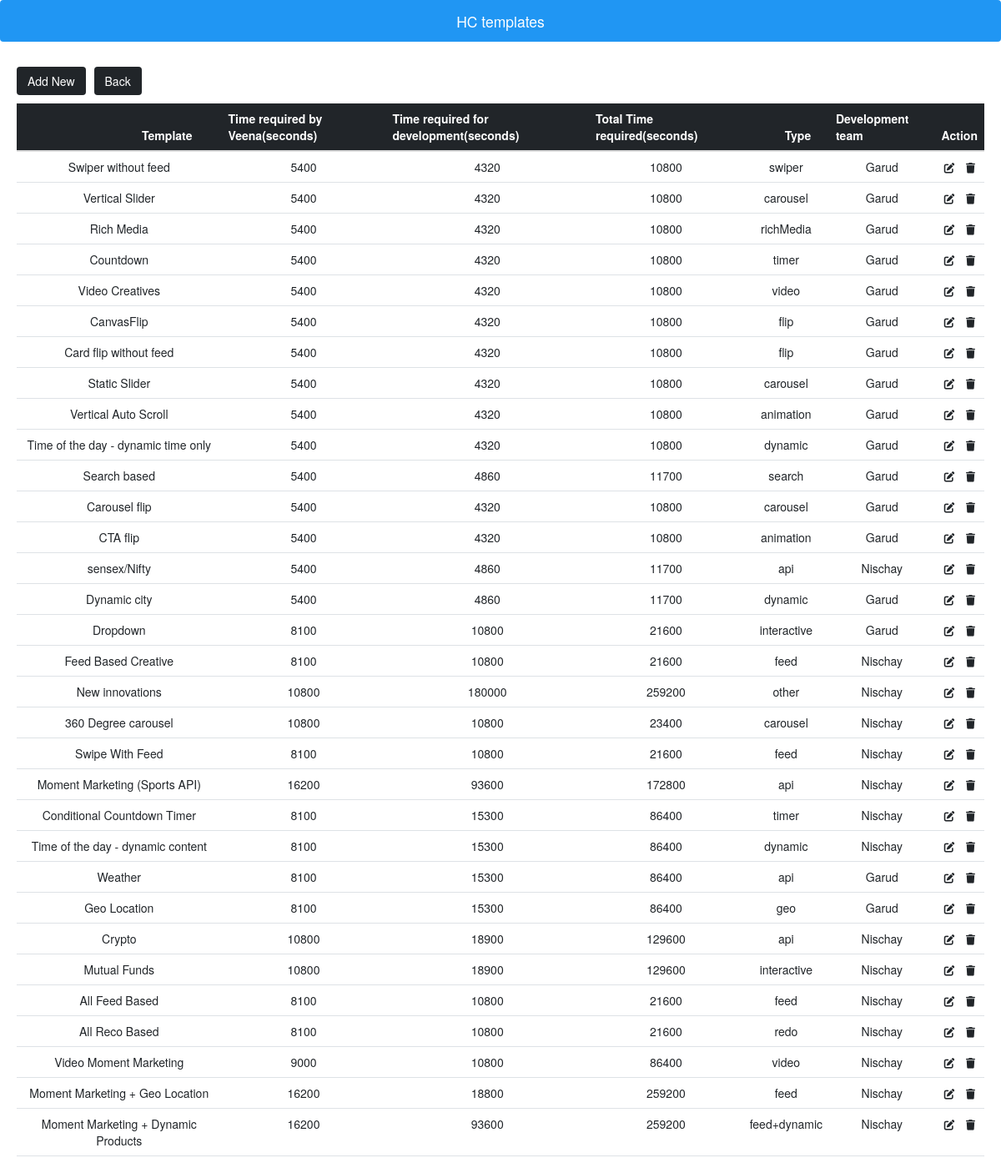
The app's page /tracker_update/index.php with its own data.
### tables this page shows
CREATE TABLE `hc_templates` (
  `sno` int(11) NOT NULL,
  `template` varchar(255) NOT NULL,
  `time_req_veena` int(100) NOT NULL,
  `time_req_dev` int(11) NOT NULL,
  `time_req` int(100) NOT NULL,
  `type` varchar(255) NOT NULL,
  `development_assign` varchar(100) NOT NULL
);

### tracker_update/index.php (the view, shortened to what this page needs)
<!DOCTYPE html>
<html lang="en">
<head>
<link href="https://cdn.jsdelivr.net/npm/bootstrap@5.2.1/dist/css/bootstrap.min.css" rel="stylesheet">
<link rel="stylesheet" href="https://cdnjs.cloudflare.com/ajax/libs/font-awesome/6.2.0/css/all.min.css" />
</head>
<body>
<nav class="navbar navbar-light justify-content-center fs-3 mb-5" style="background-color:#2096f3;color:#fff">
HC templates
</nav>
<div style="margin:0 20px ">
    <a href="add_new.php" class="btn btn-dark mb-3">Add New</a><a href="../admin.php" style="margin-left:10px;" class="btn btn-dark mb-3">Back</a>
    <table class="table table-hover text-center">
  <thead class="table-dark">
    <tr>
      <th style="padding-left:150px">Template</th>
      <th>Time required by Veena(seconds)</th>
      <th>Time required for development(seconds)</th>
      <th>Total Time required(seconds)</th>
      <th style="padding-left:50px">Type</th>
      <th>Development team</th>
      <th>Action</th>
    </tr>
  </thead>
  <tbody>
    <?php
    include "../conn.php";
        $sql="SELECT * FROM `hc_templates`";
        $result=mysqli_query($connectDB,$sql);
        while($row=mysqli_fetch_assoc($result)){
            ?>
      <tr>
       <td><?php echo $row['template']?></td>
       <td><?php echo $row['time_req_veena']?></td>
       <td><?php echo $row['time_req_dev']?></td>
       <td><?php echo $row['time_req']?></td>
       <td><?php echo $row['type']?></td>
       <td><?php echo $row['development_assign']?></td>
      <td>
        <a href="edit.php?sno=<?php  echo $row['sno']?>" class="link-dark"><i class="fa-solid fa-pen-to-square fs-5 me-3"></i></a>
        <a href="delete.php?sno=<?php  echo $row['sno']?>" class="link-dark"><i class="fa-solid fa-trash fs-5"></i></a>
      </td>
    </tr>
    <?php
        }
    ?>
  </tbody>
</table>
</div>
</body>
</html>

### records on screen
hc_templates: template "Swiper without feed", time_req_veena "5400", time_req_dev "4320", time_req "10800", type "swiper", development_assign "Garud"
hc_templates: template "Vertical Slider", time_req_veena "5400", time_req_dev "4320", time_req "10800", type "carousel", development_assign "Garud"
hc_templates: template "Rich Media", time_req_veena "5400", time_req_dev "4320", time_req "10800", type "richMedia", development_assign "Garud"
hc_templates: template "Countdown", time_req_veena "5400", time_req_dev "4320", time_req "10800", type "timer", development_assign "Garud"
hc_templates: template "Video Creatives", time_req_veena "5400", time_req_dev "4320", time_req "10800", type "video", development_assign "Garud"
hc_templates: template "CanvasFlip", time_req_veena "5400", time_req_dev "4320", time_req "10800", type "flip", development_assign "Garud"
hc_templates: template "Card flip without feed", time_req_veena "5400", time_req_dev "4320", time_req "10800", type "flip", development_assign "Garud"
hc_templates: template "Static Slider", time_req_veena "5400", time_req_dev "4320", time_req "10800", type "carousel", development_assign "Garud"
hc_templates: template "Vertical Auto Scroll", time_req_veena "5400", time_req_dev "4320", time_req "10800", type "animation", development_assign "Garud"
hc_templates: template "Time of the day - dynamic time only", time_req_veena "5400", time_req_dev "4320", time_req "10800", type "dynamic", development_assign "Garud"
hc_templates: template "Search based", time_req_veena "5400", time_req_dev "4860", time_req "11700", type "search", development_assign "Garud"
hc_templates: template "Carousel flip", time_req_veena "5400", time_req_dev "4320", time_req "10800", type "carousel", development_assign "Garud"
hc_templates: template "CTA flip", time_req_veena "5400", time_req_dev "4320", time_req "10800", type "animation", development_assign "Garud"
hc_templates: template "sensex/Nifty", time_req_veena "5400", time_req_dev "4860", time_req "11700", type "api", development_assign "Nischay"
hc_templates: template "Dynamic city", time_req_veena "5400", time_req_dev "4860", time_req "11700", type "dynamic", development_assign "Garud"
hc_templates: template "Dropdown", time_req_veena "8100", time_req_dev "10800", time_req "21600", type "interactive", development_assign "Garud"
hc_templates: template "Feed Based Creative", time_req_veena "8100", time_req_dev "10800", time_req "21600", type "feed", development_assign "Nischay"
hc_templates: template "New innovations", time_req_veena "10800", time_req_dev "180000", time_req "259200", type "other", development_assign "Nischay"
hc_templates: template "360 Degree carousel", time_req_veena "10800", time_req_dev "10800", time_req "23400", type "carousel", development_assign "Nischay"
hc_templates: template "Swipe With Feed", time_req_veena "8100", time_req_dev "10800", time_req "21600", type "feed", development_assign "Nischay"
hc_templates: template "Moment Marketing (Sports API)", time_req_veena "16200", time_req_dev "93600", time_req "172800", type "api", development_assign "Nischay"
hc_templates: template "Conditional Countdown Timer", time_req_veena "8100", time_req_dev "15300", time_req "86400", type "timer", development_assign "Nischay"
hc_templates: template "Time of the day - dynamic content", time_req_veena "8100", time_req_dev "15300", time_req "86400", type "dynamic", development_assign "Nischay"
hc_templates: template "Weather", time_req_veena "8100", time_req_dev "15300", time_req "86400", type "api", development_assign "Garud"
hc_templates: template "Geo Location", time_req_veena "8100", time_req_dev "15300", time_req "86400", type "geo", development_assign "Garud"
hc_templates: template "Crypto", time_req_veena "10800", time_req_dev "18900", time_req "129600", type "api", development_assign "Nischay"
hc_templates: template "Mutual Funds", time_req_veena "10800", time_req_dev "18900", time_req "129600", type "interactive", development_assign "Nischay"
hc_templates: template "All Feed Based", time_req_veena "8100", time_req_dev "10800", time_req "21600", type "feed", development_assign "Nischay"
hc_templates: template "All Reco Based", time_req_veena "8100", time_req_dev "10800", time_req "21600", type "redo", development_assign "Nischay"
hc_templates: template "Video Moment Marketing", time_req_veena "9000", time_req_dev "10800", time_req "86400", type "video", development_assign "Nischay"
hc_templates: template "Moment Marketing + Geo Location", time_req_veena "16200", time_req_dev "18800", time_req "259200", type "feed", development_assign "Nischay"
hc_templates: template "Moment Marketing + Dynamic Products", time_req_veena "16200", time_req_dev "93600", time_req "259200", type "feed+dynamic", development_assign "Nischay"
